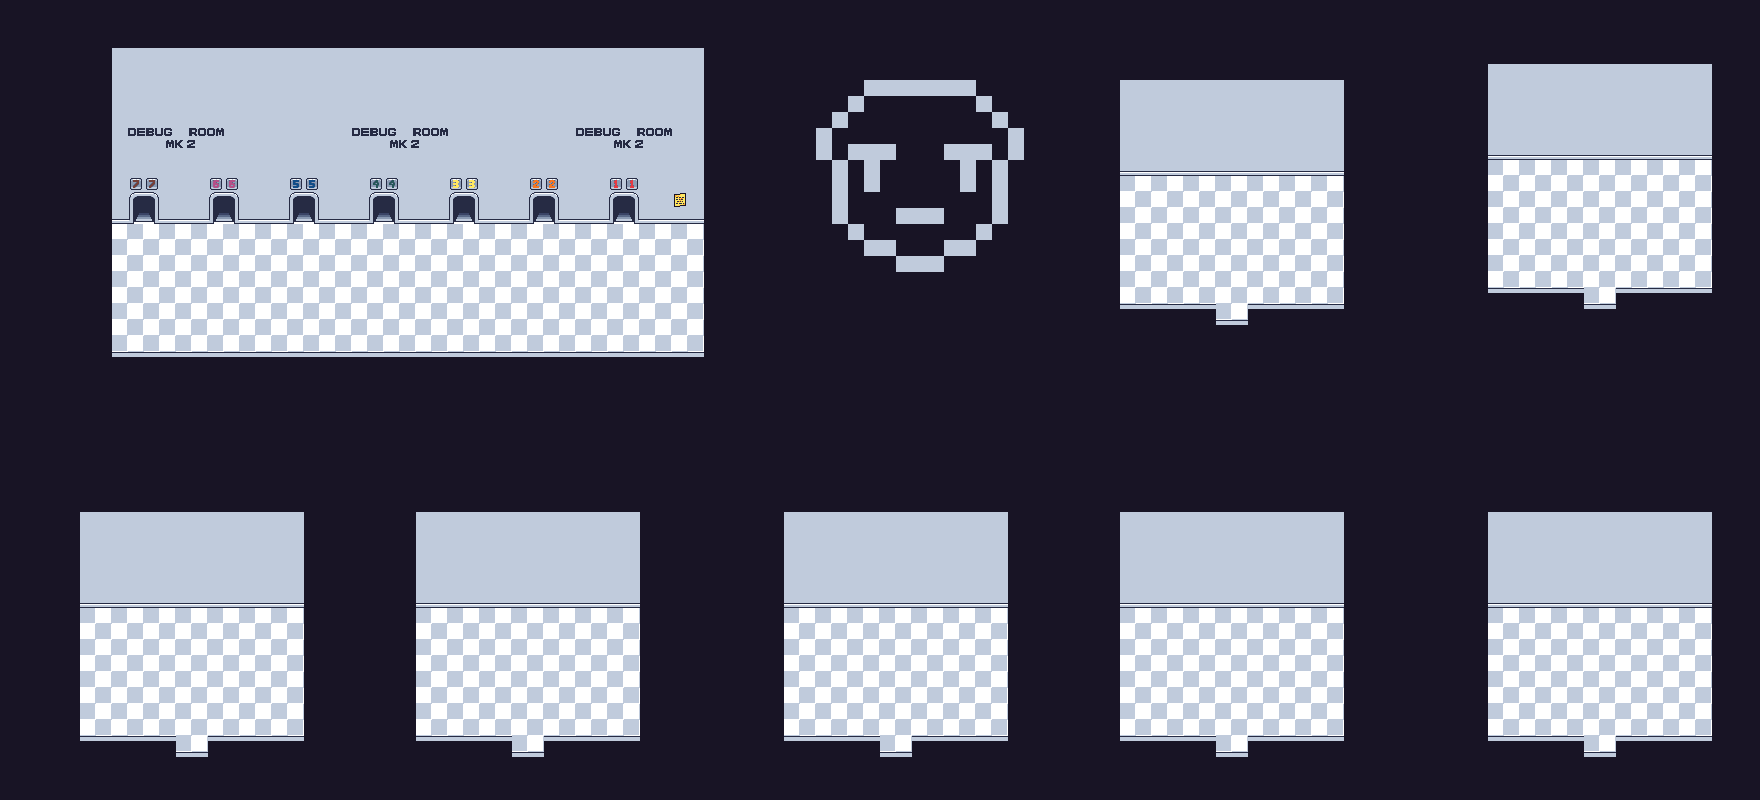

This is a level from a 2D game, rendered from its Tiled map with the project's own tilesets. A one-line summary and the map file follow, with tile-layer data summarised:
An orthogonal 110x50 tile map with 16x16 px tiles, 3 tile layers (below base, base, Above base).

<map version="1.0" tiledversion="1.0.2" orientation="orthogonal" renderorder="right-down" width="110" height="50" tilewidth="16" tileheight="16" nextobjectid="1">
 <tileset firstgid="1" source="Debug room tileset.tsx" />
 <layer name="below base" width="110" height="50">
  <data>[5500 cells, 5500 non-empty, 8 distinct tile ids]</data>
 </layer>
 <layer name="base" width="110" height="50">
  <data>[5500 cells, 988 non-empty, 11 distinct tile ids]</data>
 </layer>
 <layer name="Above base" width="110" height="50">
  <data>[5500 cells, 67 non-empty, 24 distinct tile ids]</data>
 </layer>
</map>
